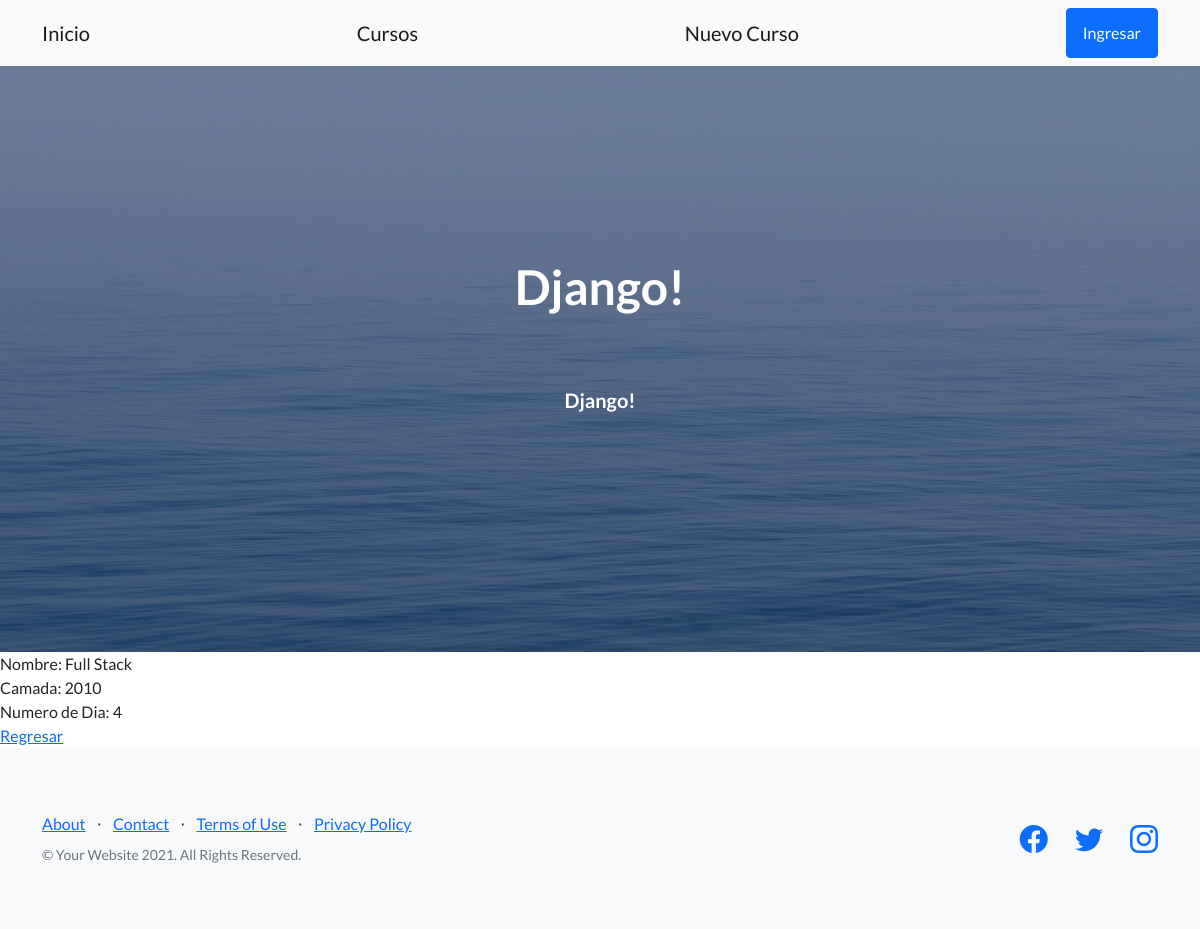
/AppCoder/cursos/detail/9, run on the app's committed database.
### AppCoder/models.py (models this page shows)
class Curso(models.Model):
    nombre = models.CharField(max_length=40)
    camada = models.IntegerField()
    numero_dia = models.IntegerField()

### AppCoder/views.py (the view)
# urls.py: path("cursos/detail/<pk>", views.CursoDetail.as_view(), name='Detail'),
class CursoDetail(DetailView):
    model = Curso
    template = 'AppCoder/curso_detail.html'

### AppCoder/templates/AppCoder/curso_detail.html
{% extends "AppCoder/padre.html" %}
{% load static %}
{% block contenidoQueCambia %}
Nombre: {{curso.nombre}}
<br>
Camada: {{curso.camada}}
<br>
Numero de Dia: {{curso.numero_dia}}
<br>
<a href="{%url 'List' %}">Regresar </a>
{% endblock %}

### data on the page
Curso: nombre "Full Stack", camada "2010", numero_dia "4"
